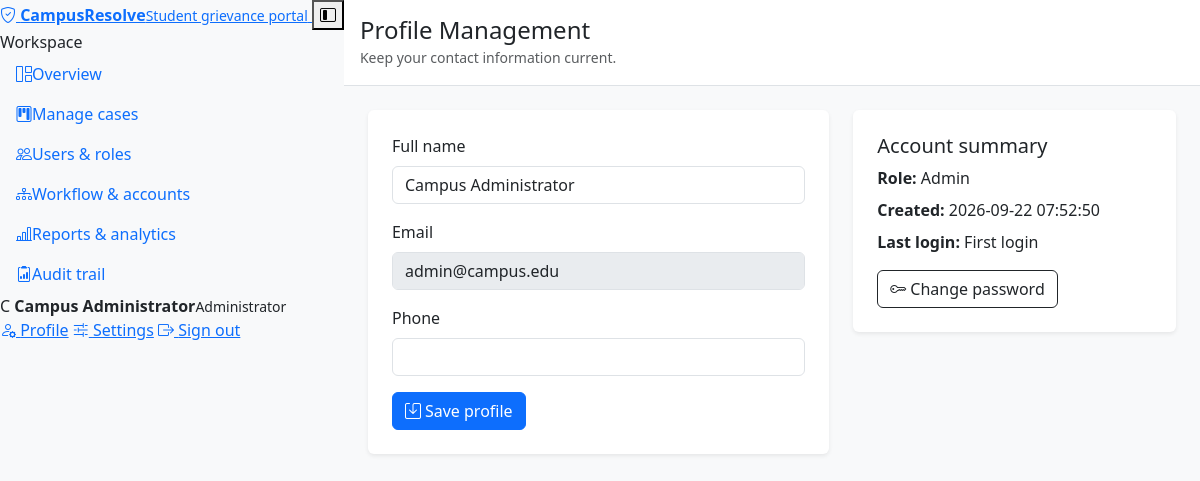
The app's page /profile.php (signed in) with its own data.
### tables this page shows
CREATE TABLE IF NOT EXISTS `users` (
  `id` INT AUTO_INCREMENT PRIMARY KEY,
  `full_name` VARCHAR(100) NOT NULL,
  `email` VARCHAR(150) NOT NULL UNIQUE,
  `password` VARCHAR(255) NOT NULL,
  `role` ENUM('user','admin','department','officer') NOT NULL DEFAULT 'user',
  `department_id` INT DEFAULT NULL,
  `is_active` TINYINT(1) NOT NULL DEFAULT 1,
  `created_at` TIMESTAMP DEFAULT CURRENT_TIMESTAMP,
  CONSTRAINT `fk_users_department` FOREIGN KEY (`department_id`) REFERENCES `departments`(`id`) ON DELETE SET NULL,
  INDEX `idx_users_role_active` (`role`, `is_active`)
);

### includes/security.php (called while the page is built, shortened)
<?php
function e(?string $value): string
{
    return htmlspecialchars((string)$value, ENT_QUOTES, 'UTF-8');
}
?>

### profile.php (the view, shortened to what this page needs)
<?php
require_once 'config.php';
$userId = (int)$_SESSION['user_id'];
$stmt = $conn->prepare('SELECT full_name, email, phone, role, created_at, last_login_at FROM users WHERE id = ? LIMIT 1');
$stmt->bind_param('i', $userId); $stmt->execute(); $user = $stmt->get_result()->fetch_assoc(); $stmt->close();
?><!doctype html><html lang="en"><head><meta charset="utf-8"><meta name="viewport" content="width=device-width, initial-scale=1"><title>Profile | Grievance Portal</title><link href="https://cdn.jsdelivr.net/npm/bootstrap@5.3.3/dist/css/bootstrap.min.css" rel="stylesheet"><link href="https://cdn.jsdelivr.net/npm/bootstrap-icons@1.11.3/font/bootstrap-icons.css" rel="stylesheet"></head><body class="bg-light"><div class="d-flex min-vh-100"><?php include 'includes/sidebar.php'; ?><main class="flex-grow-1"><header class="bg-white border-bottom p-3"><h4 class="mb-0">Profile Management</h4><small class="text-muted">Keep your contact information current.</small></header><div class="container-fluid p-4"><div class="row g-4"><div class="col-lg-7"><div class="card border-0 shadow-sm"><div class="card-body p-4"><?php if ($message): ?><div class="alert alert-success"><?=e($message)?></div><?php endif; ?><?php if ($error): ?><div class="alert alert-danger"><?=e($error)?></div><?php endif; ?><form method="post"><?=csrf_field()?><div class="mb-3"><label class="form-label">Full name</label><input class="form-control" name="full_name" value="<?=e($user['full_name'])?>" required maxlength="100"></div><div class="mb-3"><label class="form-label">Email</label><input class="form-control" value="<?=e($user['email'])?>" disabled></div><div class="mb-3"><label class="form-label">Phone</label><input class="form-control" name="phone" value="<?=e($user['phone'] ?? '')?>" maxlength="30"></div><button class="btn btn-primary"><i class="bi bi-save me-1"></i>Save profile</button></form></div></div></div><div class="col-lg-5"><div class="card border-0 shadow-sm"><div class="card-body p-4"><h5>Account summary</h5><p class="mb-2"><strong>Role:</strong> <?=e(ucfirst($user['role']))?></p><p class="mb-2"><strong>Created:</strong> <?=e($user['created_at'])?></p><p class="mb-3"><strong>Last login:</strong> <?=e($user['last_login_at'] ?? 'First login')?></p><a class="btn btn-outline-dark" href="change_password.php"><i class="bi bi-key me-1"></i>Change password</a></div></div></div></div></div></main></div></body></html>

### records on screen
users: full_name "Campus Administrator", email "admin@campus.edu", role "Admin", created_at "2026-09-22 07:52:50", last_login_at "First login"

### other values on screen
$label "Overview Manage cases Users & roles Workflow & accounts Reports & analytics Audit trail"
$initial "C"
$_SESSION['user_name'] "Campus Administrator"
$role_label "Administrator"
